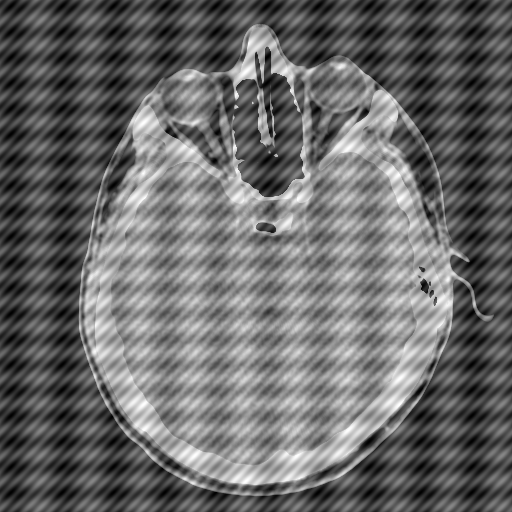
%> input picture head_CT.tif, 512 x 512 px
$ octave e1.m   (GNU Octave 9; MATLAB toolbox functions it lacks are replaced by stand-ins)
%> lines starting %> are read from the running program, lines starting %| are printed output that depends on the picture
### paddedsize.m
function PQ = paddedsize(AB, CD, PARAM)
%PADDEDSIZE Computes padded sizes useful for FFT-based filtering.
%   PQ = PADDEDSIZE(AB), where AB is a two-element size vector,
%   computes the two-element size vector PQ = 2*AB.
%
%   PQ = PADDEDSIZE(AB, 'PWR2') computes the vector PQ such that
%   PQ(1) = PQ(2) = 2^nextpow2(2*m), where m is MAX(AB).
%
%   PQ = PADDEDSIZE(AB, CD), where AB and CD are two-element size
%   vectors, computes the two-element size vector PQ.  The elements
%   of PQ are the smallest even integers greater than or equal to
%   AB + CD -1.
%
%   PQ = PADDEDSIZE(AB, CD, 'PWR2') computes the vector PQ such that
%   PQ(1) = PQ(2) = 2^nextpow2(2*m), where m is MAX([AB CD]).

if nargin == 1
           PQ = 2*AB;
   elseif nargin == 2 & ~ischar(CD)
              PQ = AB + CD - 1;
                 PQ = 2 * ceil(PQ / 2);
         elseif nargin == 2
                    m = max(AB); % Maximum dimension.

                       % Find power-of-2 at least twice m.
                          P = 2^nextpow2(2*m);
                             PQ = [P, P];
                     elseif nargin == 3
                                m = max([AB CD]); %Maximum dimension.
                                   P = 2^nextpow2(2*m);
                                      PQ = [P, P];
                              else
                                         error('Wrong number of inputs.')
                                 end

### dftuv.m
function [U, V] = dftuv(M, N)
%DFTUV Computes meshgrid frequency matrices.
%   [U, V] = DFTUV(M, N) computes meshgrid frequency matrices U and
%   V. U and V are useful for computing frequency-domain filter
%   functions that can be used with DFTFILT.  U and V are both M-by-N.

% Set up range of variables.
u = 0:(M-1);
v = 0:(N-1);

% Compute the indices for use in meshgrid
idx = find(u > M/2);
u(idx) = u(idx) - M;
idy = find(v > N/2);
v(idy) = v(idy) - N;

% Compute the meshgrid arrays
[V, U] = meshgrid(v, u);

### notch.m
function H = notch(type, M, N, D0, x, y, n)
%notch Computes frequency domain notch filters
%   H = NOTCH(TYPE, M, N, D0, x, y, n) creates the transfer function of
%   a notch filter, H, of the specified TYPE and size (M-by-N). centered at
%   Column X, Row Y in an unshifted Fourier spectrum.
%   Valid values for TYPE, D0, and n are:
%
%   'ideal'     Ideal highpass filter with cutoff frequency D0.  n
%               need not be supplied.  D0 must be positive
%
%   'btw'       Butterworth highpass filter of order n, and cutoff D0.
%               The default value for n is 1.0.  D0 must be positive.
%
%   'gaussian'  Gaussian highpass filter with cutoff (standard deviation)
%               D0.  n need not be supplied.  D0 must be positive.
%

% The transfer function Hhp of a highpass filter is 1 - Hlp,
% where Hlp is the transfer function of the corresponding lowpass
% filter.  Thus, we can use function lpfilter to generate highpass
% filters.

if nargin == 6
           n = 1; % Default value of n.
   end

   % Generate highpass filter.
   Hlp = lpfilter(type, M, N, D0, n);
   H = 1 - Hlp;
   H = circshift(H, [y-1 x-1]);

### lpfilter.m
function H = lpfilter(type, M, N, D0, n)
%LPFILTER Computes frequency domain lowpass filters
%   H = LPFILTER(TYPE, M, N, D0, n) creates the transfer function of
%   a lowpass filter, H, of the specified TYPE and size (M-by-N).  To
%   view the filter as an image or mesh plot, it should be centered
%   using H = fftshift(H).
%
%   Valid values for TYPE, D0, and n are:
%
%   'ideal'    Ideal lowpass filter with cutoff frequency D0.  n need
%              not be supplied.  D0 must be positive
%
%   'btw'      Butterworth lowpass filter of order n, and cutoff D0.
%              The default value for n is 1.0.  D0 must be positive.
%
%   'gaussian' Gaussian lowpass filter with cutoff (standard deviation)
%              D0.  n need not be supplied.  D0 must be positive.

% Use function dftuv to set up the meshgrid arrays needed for
% computing the required distances.
[U, V] = dftuv(M, N);

% Compute the distances D(U, V).
D = sqrt(U.^2 + V.^2);

% Begin fiter computations.
switch type
case 'ideal'
           H = double(D <=D0);
   case 'btw'
              if nargin == 4
                            n = 1;
                               end
                                  H = 1./(1 + (D./D0).^(2*n));
                          case 'gaussian'
                                     H = exp(-(D.^2)./(2*(D0^2)));
                             otherwise
                                        error('Unknown filter type.')
                                end

### e1.m
% Érick Moreira, Heitor Almeida, Matheus Neiverth
% Exercício 1

close all;
clear all;
clc;

pkg load image;

% Original image with noise
head = imread('head_CT.tif');
%> head is the input picture: size 512x512 uint8; min 0, max 255, mean 105.3

%Determine good padding for Fourier transform
PQ = paddedsize(size(head));
%> PQ = [1024 1024]

%Create Notch filters corresponding to extra peaks in the Fourier transform
H1 = notch('ideal', PQ(1), PQ(2), 3, 80, 80);
H2 = notch('ideal', PQ(1), PQ(2), 3, -80, -80);

% Calculate the discrete Fourier transform of the image
F = fft2(double(head),PQ(1),PQ(2));

% Apply the notch filters to the Fourier spectrum of the image
FS_head = F.*H1.*H2;

% convert the result to the spacial domain.
F_head = real(ifft2(FS_head));
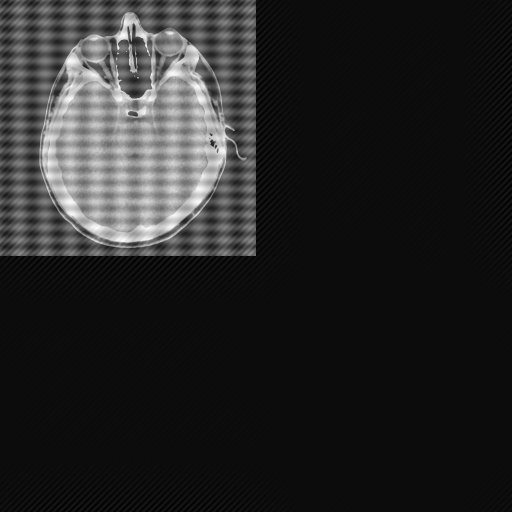
%> F_head: size 1024x1024 double (shown at 1/2 size); min -12.31, max 239.3, mean 26.3; drawn with min black and max white

% Crop the image to undo padding
F_head = F_head(1:size(head,1), 1:size(head,2));
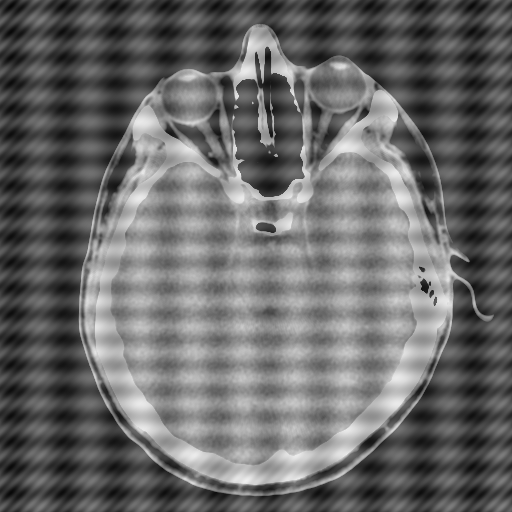
%> F_head: size 512x512 double; min 6.65, max 239.3, mean 105.3

% Display the Fourier Spectrum
% Move the origin of the transform to the center of the frequency rectangle.
Fc  = fftshift(F);
Fcf = fftshift(FS_head);

% use abs to compute the magnitude and use log to brighten display
S1 = log(1+abs(Fc));
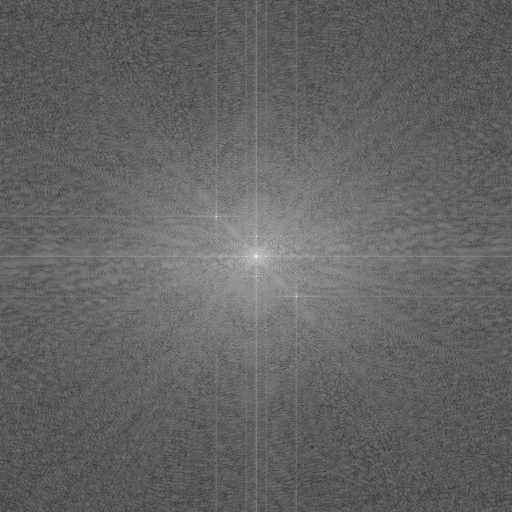
%> S1: size 1024x1024 double (shown at 1/2 size); min 1.21, max 17.13, mean 7.47; drawn with min black and max white
S2 = log(1+abs(Fcf));

% a)
subplot(2,3,1), imshow(head), title('Imagem Original');
% b)
subplot(2,3,2), imshow(real(F)), title('Espectro Fourier');
%> after `imshow(real(F))`:
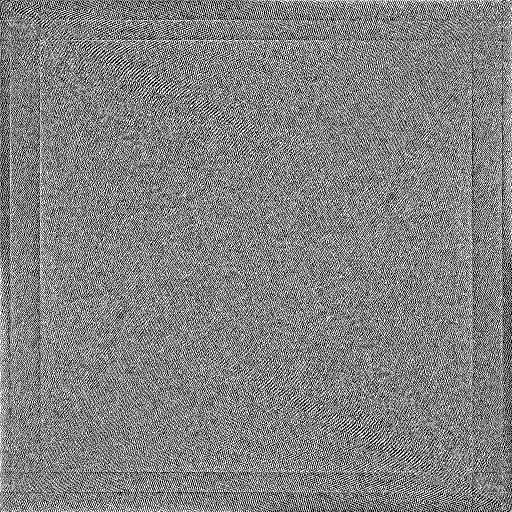
%> displayed picture: size 1024x1024, on the screen's scale of 0 to 255 (shown at 1/2 size); min 0, max 255, mean 129.3
% d)
subplot(2,3,3), imshow(real(F_head), []), title('Resultado do Processamento');
% e)
subplot(2,3,4), imshow(S1, []), title('Domínio da frequência antes do filtro');
subplot(2,3,5), imshow(S2, []), title('Domínio da frequência depois do filtro');

$ run again, with hill.tif copied over head_CT.tif
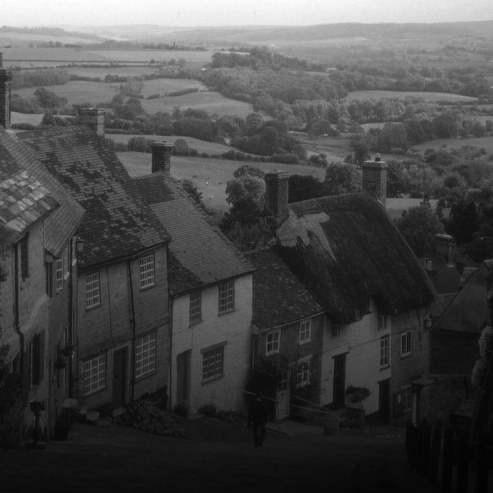
%> input picture hill.tif, 493 x 493 px
%> head is the input picture: size 493x493 uint8; min 2, max 255, mean 71.7
%> `S1 = log(1+abs(Fc));`:
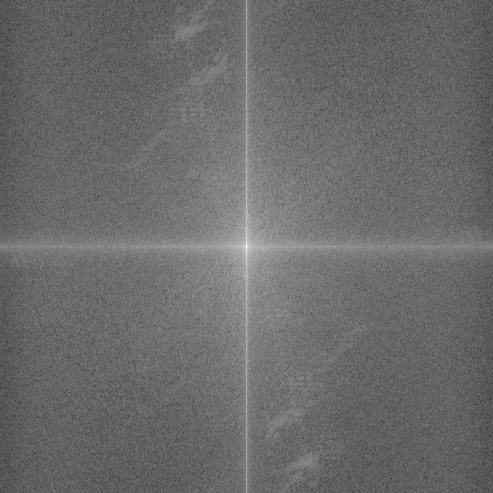
%> S1: size 986x986 double (shown at 1/2 size); min 0.739, max 16.67, mean 7.43; drawn with min black and max white
%> `imshow(real(F))`:
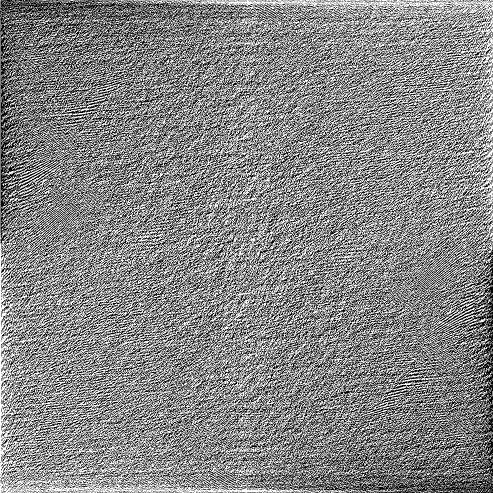
%> displayed picture: size 986x986, on the screen's scale of 0 to 255 (shown at 1/2 size); min 0, max 255, mean 133.5

$ run again, with lake.tif copied over head_CT.tif
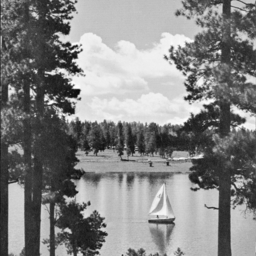
%> input picture lake.tif, 256 x 256 px
%> head is the input picture: size 256x256 uint8; min 10, max 255, mean 132.2
%> `S2 = log(1+abs(Fcf));`:
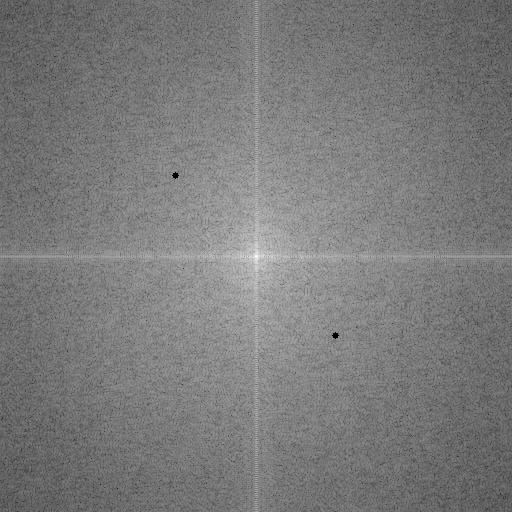
%> S2: size 512x512 double; min 0, max 15.97, mean 7.7; drawn with min black and max white
%> `imshow(real(F))`:
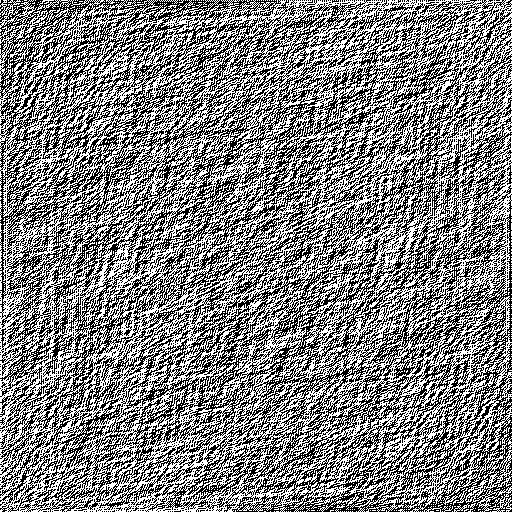
%> displayed picture: size 512x512, on the screen's scale of 0 to 255; min 0, max 255, mean 128.4
